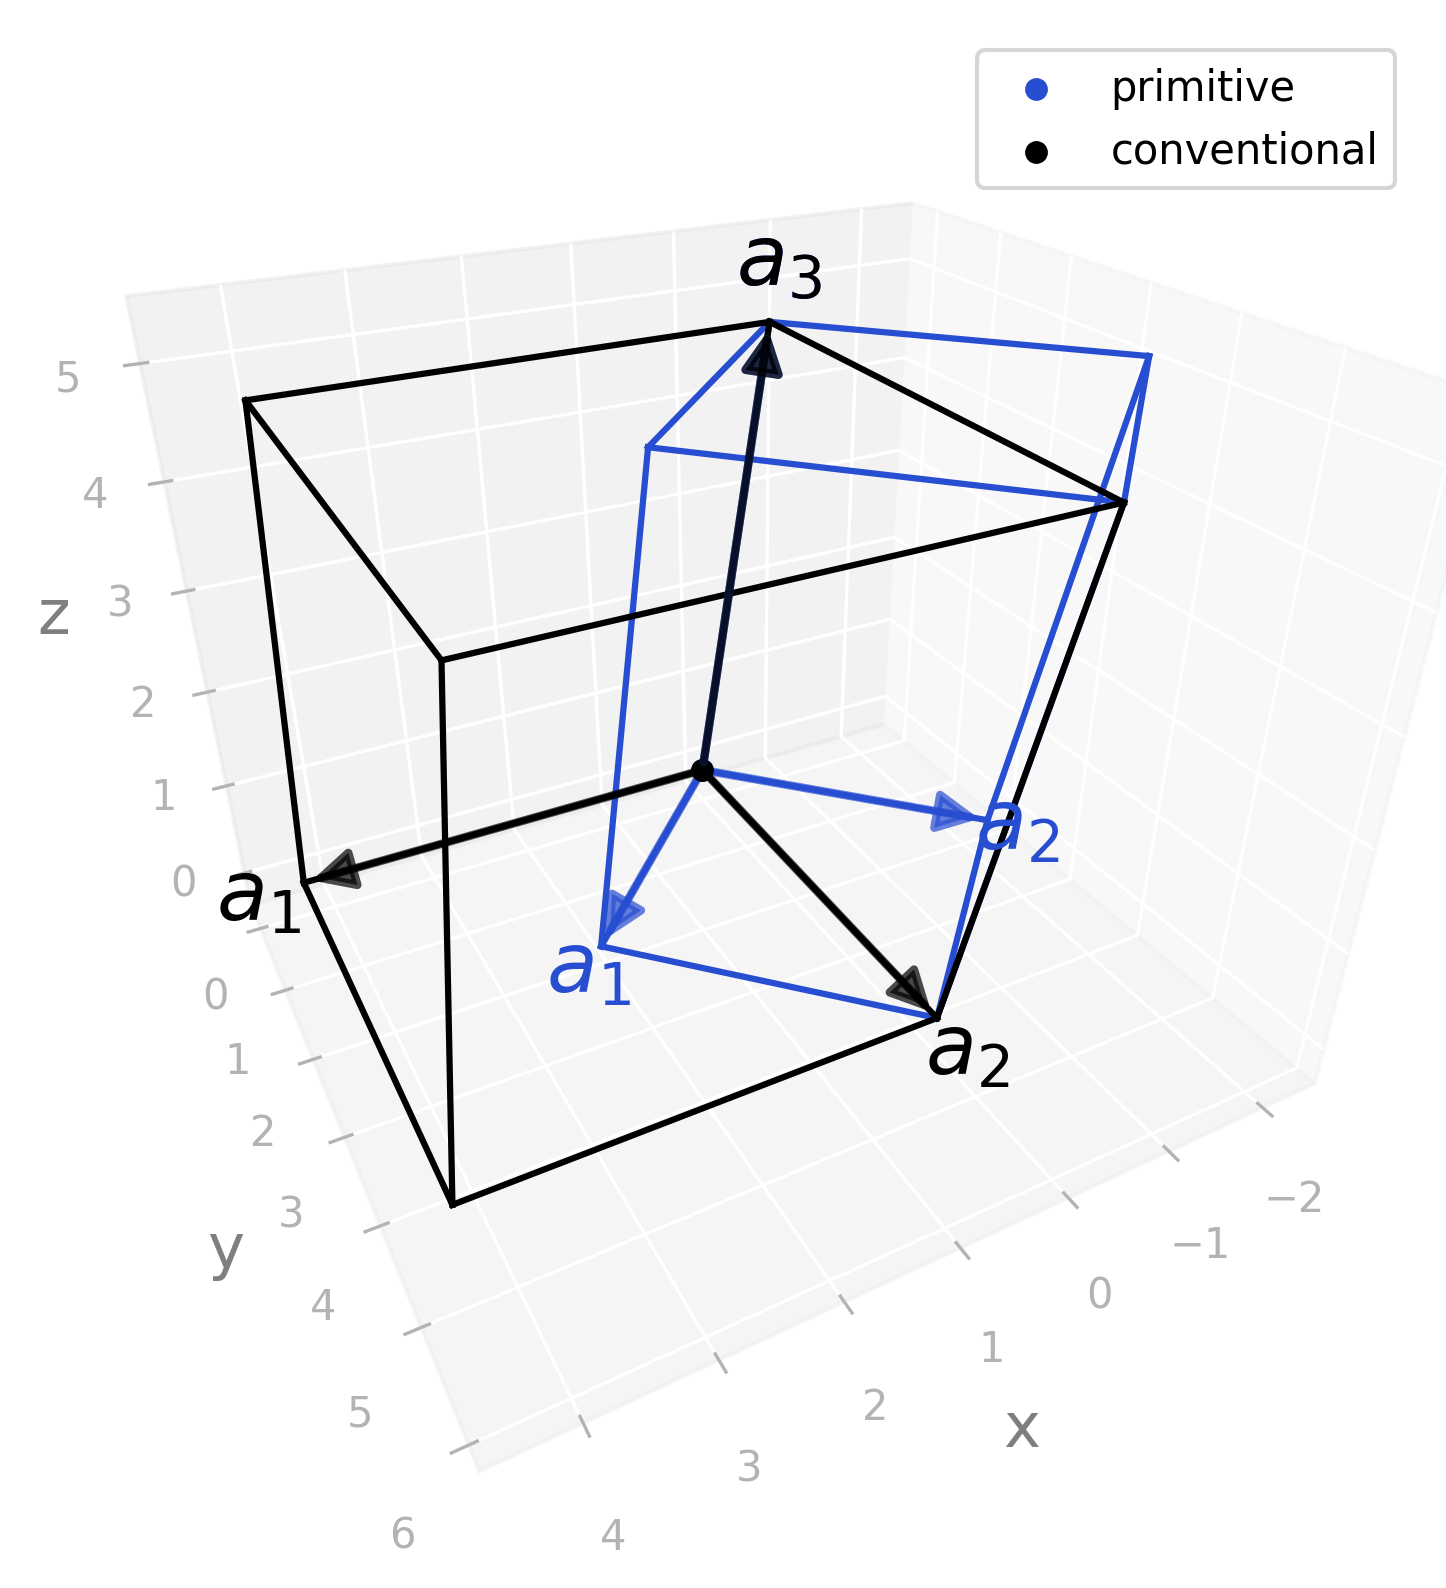

Here is the Python script that generated this plot:
import radtools as rad

l = rad.lattice_example("MCLC2")
l.plot("primitive", label="primitive")
l.legend()
l.plot("conventional", label="conventional", colour="black")
l.legend()
# Save an image:
l.savefig("mclc2_real.png", elev=30, azim=62, dpi=300, bbox_inches="tight")
# Interactive plot:
l.show(elev=30, azim=62)
